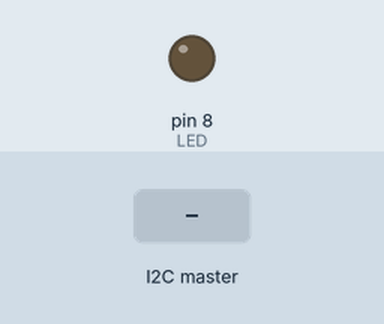
Recording of a sketch running on a simulated Arduino Uno, built with avr-gcc and run on an emulated ATmega328P. Shown: output pins drawn as LEDs (lit = HIGH). The inputs (shaded band) are chosen by the test bench. What the sketch prints to the serial monitor is not drawn.

Above: at 1.2 s.
1.3 s: the I2C master sends the byte 1
At 2.1 s:
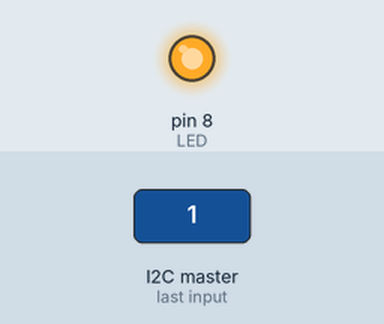
4.3 s: the I2C master sends the byte 0
At 5.5 s:
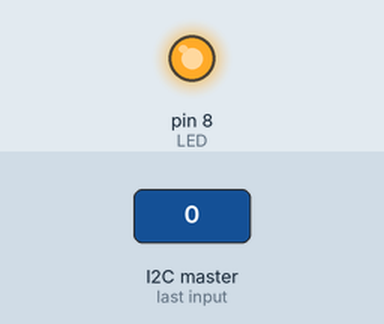
5.8 s: the I2C master sends the byte 2
At 8.7 s:
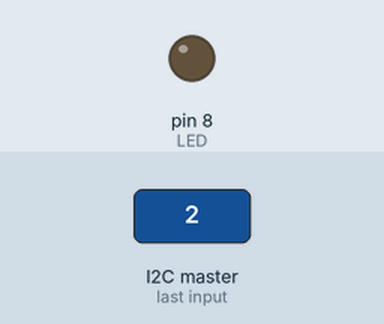
Timing chart, 0 to 10.2 s (numbered marks = the images above; inputs shaded):
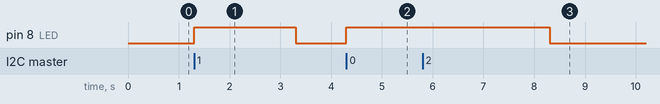

The sketch:

slave.ino
```cpp
#include <Wire.h>

int LED = 8;
int transAddress = 111;
bool messageReceived = false;

void setup() {
  Serial.begin(9600);     // Initialize Serial communication
  pinMode(LED, OUTPUT);   // Define the LED pin as Output
  Wire.begin(transAddress);// Start the I2C Bus as Slave on address 11
  Wire.onReceive(receiveEvent); // Attach a function to trigger when something is received
  Wire.onRequest(requestEvent);
}

void receiveEvent() {
  while (Wire.available()) {
    char c = Wire.read(); // Read a byte
    Serial.print(c);      // Print the received byte
  }
  Serial.println();
  messageReceived = true; // Set flag to indicate a message was received
}

void loop() {
  if (messageReceived) {
    messageReceived = false; // Reset flag
    digitalWrite(LED, HIGH); // Turn on LED
    digitalWrite(7, LOW);    // Is 7 a typo? Should it be LED instead?
    delay(2000);             // Wait for 2 seconds
    digitalWrite(LED, LOW);  // Turn off LED
    digitalWrite(7, HIGH);   // Again, should it be LED instead?
  }
}


void requestEvent(){
  Wire.write("1");
}
```

Measured:
- after the input at 1.3 s, pin 8 (LED): LOW → HIGH at once, → LOW 2.0 s later
- after the input at 4.3 s, pin 8 (LED): LOW → HIGH at once
- after the input at 5.8 s, pin 8 (LED): HIGH → LOW after 2.5 s instead of 0.50 s
